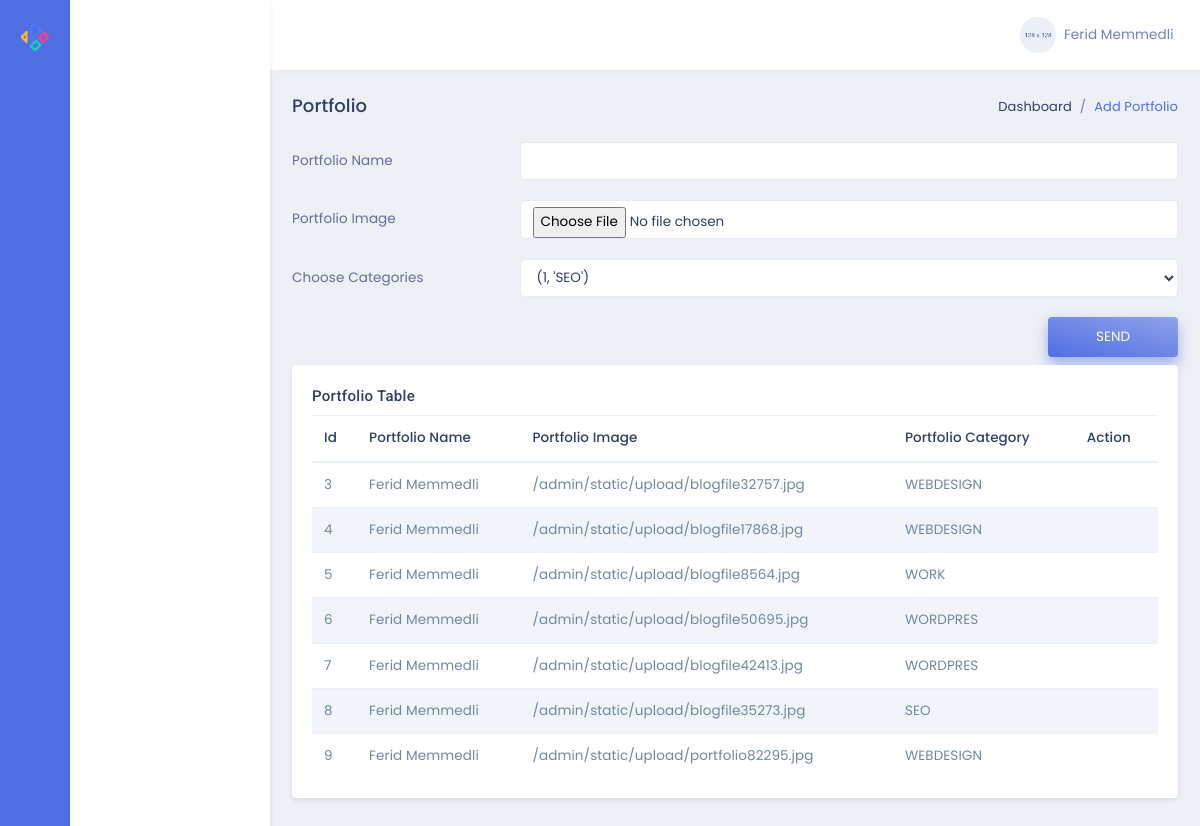
The page /admin/portfolio (signed in) on the database its author committed.
### models.py (models this page shows)
class Portfolio(db.Model):
    id = db.Column(db.Integer, primary_key=True)
    title = db.Column(db.String,nullable=False)
    image = db.Column(db.String,nullable=False)
    category_id = db.Column(db.Integer,db.ForeignKey('category.id'),nullable=False)

class Category(db.Model):
    id = db.Column(db.Integer, primary_key=True)
    name = db.Column(db.String,nullable=False)
    port = db.relationship('Portfolio',backref='category',lazy=True)

### admin/routes.py (the view, shortened to what this page needs)
@admin.route('/portfolio',methods=['POST','GET'])
def adminPortfolio():
    if not current_user.is_authenticated:
        return redirect('/auth')
    formportfolio=PortfolioForm()
    return render_template('/admin/editPortfolio.html',form=formportfolio,port=Portfolio.query.all(),cat=Category.query.all())

### forms.py
class PortfolioForm(FlaskForm):
    title = StringField('Portfolio Name')
    image = FileField('Portfolio Image')
    category = SelectField('Choose Categories',choices=Category.query.with_entities(Category.id,Category.name).all())
    submit=SubmitField()

### models.py (called while the page is built)
@login_manager.user_loader
def load_user(user_id):
    return User.query.get(user_id)

### admin/templates/admin/editPortfolio.html
{% extends "admin/layout.html" %}
{% block contentAdmin %}
<div class="row">
    <div class="col-sm-12">
        <div class="page-title-box">
            <div class="float-right">
                <ol class="breadcrumb">
                    <li class="breadcrumb-item"><a href="javascript:void(0);">Dashboard</a></li>
                    <li class="breadcrumb-item active">Add Portfolio</li>
                </ol>
            </div>
            <h4 class="page-title">Portfolio</h4>
        </div>
    </div>
</div>
<form action="{{url_for('admin.adminPortfolio')}}" method="POST" class="row" enctype="multipart/form-data">
    <div class="col-12">
        <div class="form-group row">
            {{form.title.label(class='col-3 col-form-label text-left', for='example-text-input')}}
            <div class="col-9">
                {{form.title(class='form-control', id="example-text-input")}}
            </div>
        </div>
    </div>
    <div class="col-12">
        <div class="form-group row">
            {{form.image.label(class='col-3 col-form-label text-left', for='example-text-input1')}}
            <div class="col-9">
                {{form.image(class='form-control', id="example-text-input1")}}
            </div>
        </div>
    </div>
    <div class="col-12">
        <div class="form-group row">
            {{form.category.label(class='col-3 col-form-label text-left', for='example-text-input2')}}
            <div class="col-9">
                {{form.category(class='form-control', id="example-text-input2")}}
            </div>
        </div>
    </div>
    <div class="col-sm-12 text-right">
        {{form.submit(class='btn btn-gradient-primary px-5 py-2 mb-2',value='SEND')}}
    </div>
</form>
<div class="row">
    <div class="col-lg-12">
        <div class="card">
            <div class="card-body">
                <h4 class="mt-0 header-title">Portfolio Table</h4>
                <div class="table-responsive">
                    <table class="table table-striped mb-0">
                        <thead>
                            <tr>
                                <th>Id</th>
                                <th>Portfolio Name</th>
                                <th>Portfolio Image</th>
                                <th>Portfolio Category</th>
                                <th>Action</th>
                            </tr>
                        </thead>
                        <tbody>
                            {% for i in port %}
                            <tr>
                                <td>{{i.id}}</td>
                                <td>{{i.title}}</td>
                                <td>{{i.image}}</td>
                                {% for a in cat %}
                                {% if a.id==i.category_id %}
                                <td>{{a.name}}</td>
                                {% endif %}
                                {% endfor %}
                                <td>
                                    <a href="/admin/deleteportfolio/{{i.id}}"><i
                                            class="fas fa-trash-alt text-danger font-16"></i></a>
                                </td>
                            </tr>
                            {% endfor %}
                        </tbody>
                    </table>
                </div>
            </div>
        </div>
    </div>
</div>
{% endblock %}

### rows shown on the page
Portfolio: id "3", title "Ferid Memmedli", image "/admin/static/upload/blogfile32757.jpg"
Category: name "WEBDESIGN"
Portfolio: id "4", title "Ferid Memmedli", image "/admin/static/upload/blogfile17868.jpg"
Portfolio: id "5", title "Ferid Memmedli", image "/admin/static/upload/blogfile8564.jpg"
Category: name "WORK"
Portfolio: id "6", title "Ferid Memmedli", image "/admin/static/upload/blogfile50695.jpg"
Category: name "WORDPRES"
Portfolio: id "7", title "Ferid Memmedli", image "/admin/static/upload/blogfile42413.jpg"
Portfolio: id "8", title "Ferid Memmedli", image "/admin/static/upload/blogfile35273.jpg"
Category: name "SEO"
Portfolio: id "9", title "Ferid Memmedli", image "/admin/static/upload/portfolio82295.jpg"
